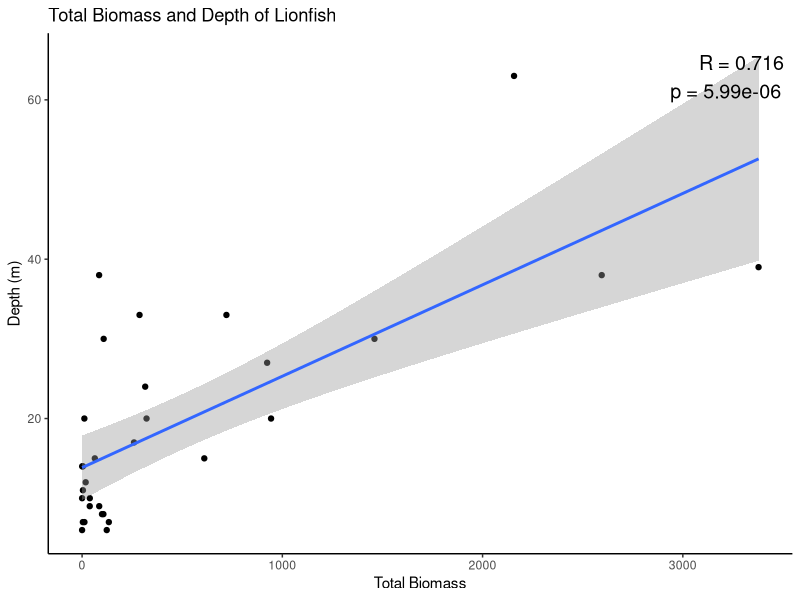

This figure's R source: (Note: this script raises an error after producing the figure.)
# MES 503 Lab Assignment 2
# Exploring correlation and t-tests with TCRMP data

# 9/15/2026
# Created by Kayla Blincow (with help from ChatGPT)
# ------------------------------------------------------------------------------

# INSTRUCTIONS

# Complete this script as you work through the assignment.
#
# - Replace every "# FILL IN" section with your own code or written response.
# - Comment your code so that someone else can follow your workflow.
# - Do not delete the research questions or prompts.
# - Your script should run from beginning to end without errors.
# - Save this script as: LastName_FirstName_MES503_LabAssignment2.R
# - Submit your completed script to Brightspace by the deadline.

#### SCENARIO

# TCRMP LIONFISH DATA

# In the USVI, the Territorial Coral Reef Monitoring Program (TCRMP) conducts
# annual to semi-annual monitoring to assess multiple aspects of reef health,
# including fish communities. TCRMP fish census methods include a combination of
# belt transects and roving diver surveys. TCRMP has been reporting the abundance
# and biomass of lionfish since they were first encountered in 2011. As of 2022,
# TCRMP has monitoring data for 34 sites: 10 mesophotic reefs (> 30 m depth),
# 13 nearshore reefs (~10 m), and 11 offshore reefs (~15 m).

# The data used in this assignment are real TCRMP data that have been summarized
# to include information on lionfish observed at monitoring sites on St. Croix
# and St. Thomas from 2011 to 2022.

# VARIABLES:
# Location     - TCRMP monitoring site
# SampleYear   - Year data were collected
# TotalCount   - Total number of lionfish observed across all transects conducted
#                at each site, each year
# ntrans       - Number of belt transects conducted at each site, each year
# Biomass      - Total biomass of lionfish observed at each site, each year
# Code         - Three-character identifying code for the TCRMP monitoring site
# Island       - Island where the site is located (STT, STX)
# ReefComplex  - Type of reef (mesophotic, nearshore, offshore)
# Depth        - Average depth at the monitoring site


#### PART 1: SET UP YOUR SCRIPT & GET TO KNOW YOUR DATA

# Write code to clear your workspace, load necessary packages and import your
# data file.

rm(list = ls())

library(tidyverse)

lion <- read.csv("TCRMP_Lionfish.csv")

# Explore your newly imported dataset.

head(lion)
str(lion)

# Is there anything about the structure of the dataset that you think is
# important to understand before beginning the analyses?

# Some locations simply have a count of 0.




#### PART 2: CORRELATION

# RESEARCH QUESTION:
# Is there a relationship between depth and total lionfish biomass observed at
# each site (across all years)?

# To address this question you must:
# 1. Complete necessary data wrangling tasks 
# 2. Test for a correlation between the variables of interest. 
# 3. Create a visual of the relationship that includes appropriate axis labels,
#    units, an informative title, and the p-value and correlation coefficient
#    from your correlation test.
# 4. Intepret the results of your correlation test and visual. What does it mean
#    statistically? What does it mean ecologically?

# HINT: The original dataset contains multiple observations for each monitoring
# location because sites were sampled across multiple years.To answer this 
# research question, we want ONE observation per location.

# want biomass and depth per location

unique(lion$Location) #damn 31 locations (too many idk)
  

site_data <- lion |> 
  group_by(Location) |> 
  summarise( Depth_m = first(Depth), 
             Total_Biomass = sum(Biomass, na.rm = T) ) #consolodating the data

str(site_data) #viewing the dataset

cor_test <- cor.test( site_data$Depth_m, 
                      site_data$Total_Biomass, method = 
                        "pearson") #statistical analysis


r_value <- cor_test$estimate
p_value <- cor_test$p.value

ggplot(data = site_data, 
       mapping = aes( x = Total_Biomass, y = Depth_m)) +
  geom_point() + geom_smooth(method = "lm") +
  labs(x = "Total Biomass",
       y = "Depth (m)", 
       title = "Total Biomass and Depth of Lionfish") +
  annotate( "text", x = Inf, y = Inf, label = paste0( "R = ", round(r_value, 3), "\np = ", format.pval(p_value, digits = 3) ), hjust = 1.1, vjust = 1.5, size = 5 ) + theme_classic() #visualization

# FILL IN WRITTEN ANSWERS
# There is a positive correlation between the two variables, which are statistically significant, given that p= 5.99^-6. Visually, this correlations isn't as strong, however, with an apparent leveling off of depth around 40 meters. 


#### PART 3: T-TEST

# RESEARCH QUESTION:
# In cases where multiple lionfish were observed, did they tend to occur at
# higher density on St. Thomas or St. Croix?

# To address this question you must:
# 1. Complete the necessary data wrangling tasks.
# 2. Create a preliminary visualization comparing lionfish density between the
#    two islands. Do you notice anything you might need to address?
# 3. Check the assumptions of the t-test, and state whether your assumptions are
#    met or violated. If they are violated, research what you can do, and implement
#    a fix. Document what you did and why--include a visualization if appropriate.
# 4. Conduct a t-test that addresses the research question.
# 5. Create a visual to accompany your statistical test that includes appropriate
#    axis labels, units, an informative title, and the p-value and test statistic
#    from your t-test.
# 6. Provide a written interpretation of your results. Write your t-test results
#    as you would if you were presenting them in a peer-reviewed paper. Also 
#    include an ecological interpretation of your results. 


# Use the information below to prepare your data:
# - An observation of MULTIPLE lionfish means that TotalCount is greater than 1.
# - Density = TotalCount / Number of Transects
# - Density is expressed in units of fish/100 m^2.
# - Consider how your statistical interpretation might need to change if you 
#   change your data as a result of assumption violations.

isl_lion <- lion[ lion$Island == "STT" | lion$Island == "STX", ] #Isolating the 
# STT and STX lionfish data.

many_fish <- lion |>
  filter(TotalCount > 1) |>
  mutate( Density = TotalCount / ntrans ) # Getting rid of the no fish data,
# and setting up the density parameters.

table(many_fish$Island)
# Looking at the island data.


many_fish |> 
  group_by(Island) |>
  summarise( n = n(),
             Mean = mean(Density),
             Median = median(Density),
             SD = sd(Density),
             Minimum = min(Density),
             Maximum = max(Density) ) # Getting some statistics.

t.test(data = many_fish, x = "Density", y = NULL,
               alternative = c("two.sided"),
               mu = 0, paired = FALSE, var.equal = FALSE,
               conf.level = 0.95, )

# crying_face <- .OnO. (This took so long to figure out.)

isl_test <- cor.test( many_fish$TotalCount,
                      many_fish$Density,
                      method = "pearson") # Finding p value.


r_isl_value <- isl_test$estimate
p_isl_value <- isl_test$p.value # Saving to environment.

ggplot(data = many_fish, 
       mapping = aes(y = Density, 
                     x = Island,
                     color = Island)) +
       geom_violin() +
  labs( x = "Island", y = "Lionfish Density", title = "Lionfish Density per Island") +
  theme_bw() +
annotate( "text", x = Inf, y = Inf, 
          label = paste0( "R = ",
                          round(r_isl_value, 3),
                          "\np = ", 
                          format.pval(p_isl_value, digits = 3) ),
          hjust = 1.1, 
          vjust = 1.5, 
          size = 5 ) + 
          theme_classic() 

# A violin plot and statistical analysis, I believe.



# Lionfish appear to have a higher density around St Thomas, than St Croix.
# While they both have highest numbers of low density sites, St Thomas reaches 
# densities almost six times higher than St Croix, in its most populated areas. 
# If I was able to produce a t.test I imagine it would have supported this 
# analysis. The P value, however, shows this is significant, with a value of 
# <2^-16, and R= 0.858. Ecologically, this means that St Thomas feels much more 
# impact from the invasive lionfish than St Croix. They are likely out competing
# The native population for food and such. Conservation efforts should be
# concentrated primary around St Thomas. 


#### FINAL CHECK

# Before submitting, make sure you have:

# DATA & CODE
# [ ] Successfully imported the data.
# [ ] Explored and checked your data before beginning your analyses.
# [ ] Completed all required data wrangling.
# [ ] Added comments that explain important steps in your workflow.

# ANALYSIS
# [ ] Addressed each research question.
# [ ] Considered the assumptions relevant to your statistical analyses.
# [ ] Researched and documented how you addressed any violated assumptions.

# VISUALIZATIONS
# [ ] Created all required visualizations.
# [ ] Included appropriate axis labels, units, and titles.
# [ ] Customized your visualizations appropriately.
# [ ] Made sure your visualizations accurately represent your data.

# INTERPRETATION
# [ ] Reported the important results from your statistical analyses.
# [ ] Provided statistical interpretations of your results.
# [ ] Connected your results back to the research questions.
# [ ] Provided ecological interpretations where appropriate.

# FINAL SCRIPT
# [ ] Answered all written questions and prompts.
# [ ] Included citations or links for any outside resources you used.
# [ ] Checked that your script runs from beginning to end without errors.
# [ ] Saved your script using the required filename.

# SAVE YOUR SCRIPT AND SUBMIT TO BRIGHTSPACE!
